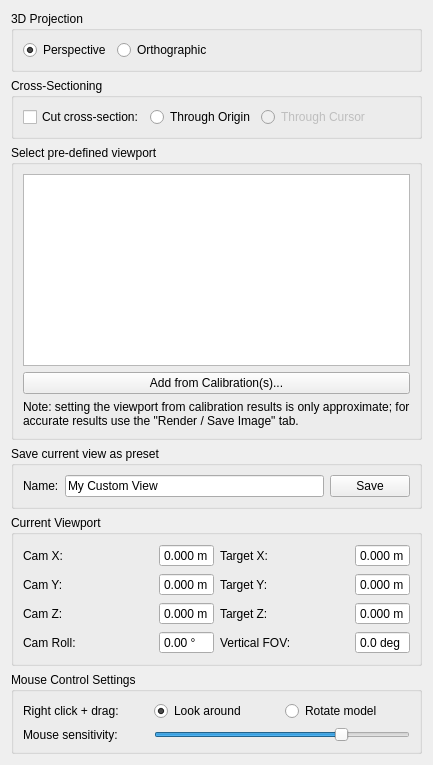
      <widget class="QWidget" name="views_tab">
       <attribute name="title">
        <string>Viewport</string>
       </attribute>
       <layout class="QVBoxLayout" name="verticalLayout_3">
        <item>
         <widget class="QGroupBox" name="groupBox_11">
          <property name="title">
           <string>3D Projection</string>
          </property>
          <layout class="QHBoxLayout" name="horizontalLayout">
           <item>
            <widget class="QRadioButton" name="proj_perspective">
             <property name="text">
              <string>Perspective</string>
             </property>
             <property name="checked">
              <bool>true</bool>
             </property>
            </widget>
           </item>
           <item>
            <widget class="QRadioButton" name="proj_orthographic">
             <property name="text">
              <string>Orthographic</string>
             </property>
            </widget>
           </item>
           <item>
            <spacer name="horizontalSpacer_7">
             <property name="orientation">
              <enum>Qt::Horizontal</enum>
             </property>
             <property name="sizeHint" stdset="0">
              <size>
               <width>40</width>
               <height>20</height>
              </size>
             </property>
            </spacer>
           </item>
          </layout>
         </widget>
        </item>
        <item>
         <widget class="QGroupBox" name="groupBox_8">
          <property name="title">
           <string>Cross-Sectioning</string>
          </property>
          <layout class="QHBoxLayout" name="horizontalLayout_5">
           <item>
            <widget class="QCheckBox" name="xsection_checkbox">
             <property name="enabled">
              <bool>true</bool>
             </property>
             <property name="text">
              <string>Cut cross-section:</string>
             </property>
            </widget>
           </item>
           <item>
            <widget class="QRadioButton" name="xsection_origin">
             <property name="text">
              <string>Through Origin</string>
             </property>
            </widget>
           </item>
           <item>
            <widget class="QRadioButton" name="xsection_cursor">
             <property name="enabled">
              <bool>false</bool>
             </property>
             <property name="text">
              <string>Through Cursor</string>
             </property>
            </widget>
           </item>
           <item>
            <spacer name="horizontalSpacer_6">
             <property name="orientation">
              <enum>Qt::Horizontal</enum>
             </property>
             <property name="sizeHint" stdset="0">
              <size>
               <width>40</width>
               <height>20</height>
              </size>
             </property>
            </spacer>
           </item>
          </layout>
         </widget>
        </item>
        <item>
         <widget class="QGroupBox" name="groupBox_6">
          <property name="title">
           <string>Select pre-defined viewport</string>
          </property>
          <layout class="QVBoxLayout" name="verticalLayout_4">
           <item>
            <widget class="QTreeWidget" name="viewlist">
             <property name="sizePolicy">
              <sizepolicy hsizetype="Minimum" vsizetype="Expanding">
               <horstretch>0</horstretch>
               <verstretch>0</verstretch>
              </sizepolicy>
             </property>
             <property name="editTriggers">
              <set>QAbstractItemView::NoEditTriggers</set>
             </property>
             <property name="showDropIndicator" stdset="0">
              <bool>false</bool>
             </property>
             <attribute name="headerVisible">
              <bool>false</bool>
             </attribute>
             <column>
              <property name="text">
               <string notr="true">1</string>
              </property>
             </column>
            </widget>
           </item>
           <item>
            <widget class="QPushButton" name="viewport_load_calib">
             <property name="text">
              <string>Add from Calibration(s)...</string>
             </property>
            </widget>
           </item>
           <item>
            <widget class="QLabel" name="label_3">
             <property name="text">
              <string>Note: setting the viewport from calibration results is only approximate; for accurate results use the &quot;Render / Save Image&quot; tab.</string>
             </property>
             <property name="wordWrap">
              <bool>true</bool>
             </property>
            </widget>
           </item>
          </layout>
         </widget>
        </item>
        <item>
         <widget class="QGroupBox" name="groupBox_2">
          <property name="title">
           <string>Save current view as preset</string>
          </property>
          <layout class="QHBoxLayout" name="horizontalLayout_3">
           <item>
            <widget class="QLabel" name="label_16">
             <property name="text">
              <string>Name:</string>
             </property>
            </widget>
           </item>
           <item>
            <widget class="QLineEdit" name="view_save_name">
             <property name="text">
              <string>My Custom View</string>
             </property>
            </widget>
           </item>
           <item>
            <widget class="QPushButton" name="save_view_button">
             <property name="text">
              <string>Save</string>
             </property>
            </widget>
           </item>
          </layout>
         </widget>
        </item>
        <item>
         <widget class="QGroupBox" name="groupBox">
          <property name="sizePolicy">
           <sizepolicy hsizetype="Minimum" vsizetype="Fixed">
            <horstretch>0</horstretch>
            <verstretch>0</verstretch>
           </sizepolicy>
          </property>
          <property name="title">
           <string>Current Viewport</string>
          </property>
          <layout class="QVBoxLayout" name="verticalLayout_6">
           <item>
            <widget class="QFrame" name="viewinfoframe">
             <property name="sizePolicy">
              <sizepolicy hsizetype="Minimum" vsizetype="Preferred">
               <horstretch>0</horstretch>
               <verstretch>0</verstretch>
              </sizepolicy>
             </property>
             <property name="frameShape">
              <enum>QFrame::NoFrame</enum>
             </property>
             <property name="frameShadow">
              <enum>QFrame::Plain</enum>
             </property>
             <layout class="QGridLayout" name="gridLayout_3">
              <property name="leftMargin">
               <number>0</number>
              </property>
              <property name="topMargin">
               <number>0</number>
              </property>
              <property name="rightMargin">
               <number>0</number>
              </property>
              <property name="bottomMargin">
               <number>0</number>
              </property>
              <item row="1" column="2">
               <widget class="QLabel" name="label_9">
                <property name="sizePolicy">
                 <sizepolicy hsizetype="Minimum" vsizetype="Preferred">
                  <horstretch>0</horstretch>
                  <verstretch>0</verstretch>
                 </sizepolicy>
                </property>
                <property name="text">
                 <string>Target Y:</string>
                </property>
               </widget>
              </item>
              <item row="2" column="2">
               <widget class="QLabel" name="label_11">
                <property name="sizePolicy">
                 <sizepolicy hsizetype="Minimum" vsizetype="Preferred">
                  <horstretch>0</horstretch>
                  <verstretch>0</verstretch>
                 </sizepolicy>
                </property>
                <property name="text">
                 <string>Target Z:</string>
                </property>
               </widget>
              </item>
              <item row="0" column="3">
               <widget class="QDoubleSpinBox" name="tarX">
                <property name="maximumSize">
                 <size>
                  <width>55</width>
                  <height>16777215</height>
                 </size>
                </property>
                <property name="buttonSymbols">
                 <enum>QAbstractSpinBox::NoButtons</enum>
                </property>
                <property name="keyboardTracking">
                 <bool>false</bool>
                </property>
                <property name="suffix">
                 <string> m</string>
                </property>
                <property name="decimals">
                 <number>3</number>
                </property>
                <property name="minimum">
                 <double>-99.900000000000006</double>
                </property>
                <property name="singleStep">
                 <double>0.001000000000000</double>
                </property>
               </widget>
              </item>
              <item row="1" column="3">
               <widget class="QDoubleSpinBox" name="tarY">
                <property name="maximumSize">
                 <size>
                  <width>55</width>
                  <height>16777215</height>
                 </size>
                </property>
                <property name="buttonSymbols">
                 <enum>QAbstractSpinBox::NoButtons</enum>
                </property>
                <property name="keyboardTracking">
                 <bool>false</bool>
                </property>
                <property name="suffix">
                 <string> m</string>
                </property>
                <property name="decimals">
                 <number>3</number>
                </property>
                <property name="minimum">
                 <double>-99.900000000000006</double>
                </property>
                <property name="singleStep">
                 <double>0.001000000000000</double>
                </property>
               </widget>
              </item>
              <item row="2" column="3">
               <widget class="QDoubleSpinBox" name="tarZ">
                <property name="maximumSize">
                 <size>
                  <width>55</width>
                  <height>16777215</height>
                 </size>
                </property>
                <property name="buttonSymbols">
                 <enum>QAbstractSpinBox::NoButtons</enum>
                </property>
                <property name="keyboardTracking">
                 <bool>false</bool>
                </property>
                <property name="suffix">
                 <string> m</string>
                </property>
                <property name="decimals">
                 <number>3</number>
                </property>
                <property name="minimum">
                 <double>-99.900000000000006</double>
                </property>
                <property name="singleStep">
                 <double>0.001000000000000</double>
                </property>
               </widget>
              </item>
              <item row="1" column="1">
               <widget class="QDoubleSpinBox" name="camY">
                <property name="maximumSize">
                 <size>
                  <width>55</width>
                  <height>16777215</height>
                 </size>
                </property>
                <property name="buttonSymbols">
                 <enum>QAbstractSpinBox::NoButtons</enum>
                </property>
                <property name="keyboardTracking">
                 <bool>false</bool>
                </property>
                <property name="suffix">
                 <string> m</string>
                </property>
                <property name="decimals">
                 <number>3</number>
                </property>
                <property name="minimum">
                 <double>-99.900000000000006</double>
                </property>
                <property name="singleStep">
                 <double>0.001000000000000</double>
                </property>
               </widget>
              </item>
              <item row="0" column="0">
               <widget class="QLabel" name="label_5">
                <property name="sizePolicy">
                 <sizepolicy hsizetype="Minimum" vsizetype="Preferred">
                  <horstretch>0</horstretch>
                  <verstretch>0</verstretch>
                 </sizepolicy>
                </property>
                <property name="text">
                 <string>Cam X:</string>
                </property>
               </widget>
              </item>
              <item row="1" column="0">
               <widget class="QLabel" name="label_7">
                <property name="sizePolicy">
                 <sizepolicy hsizetype="Minimum" vsizetype="Preferred">
                  <horstretch>0</horstretch>
                  <verstretch>0</verstretch>
                 </sizepolicy>
                </property>
                <property name="text">
                 <string>Cam Y:</string>
                </property>
               </widget>
              </item>
              <item row="2" column="0">
               <widget class="QLabel" name="label_10">
                <property name="sizePolicy">
                 <sizepolicy hsizetype="Minimum" vsizetype="Preferred">
                  <horstretch>0</horstretch>
                  <verstretch>0</verstretch>
                 </sizepolicy>
                </property>
                <property name="text">
                 <string>Cam Z:</string>
                </property>
               </widget>
              </item>
              <item row="0" column="1">
               <widget class="QDoubleSpinBox" name="camX">
                <property name="maximumSize">
                 <size>
                  <width>55</width>
                  <height>16777215</height>
                 </size>
                </property>
                <property name="buttonSymbols">
                 <enum>QAbstractSpinBox::NoButtons</enum>
                </property>
                <property name="keyboardTracking">
                 <bool>false</bool>
                </property>
                <property name="suffix">
                 <string> m</string>
                </property>
                <property name="decimals">
                 <number>3</number>
                </property>
                <property name="minimum">
                 <double>-99.900000000000006</double>
                </property>
                <property name="singleStep">
                 <double>0.001000000000000</double>
                </property>
               </widget>
              </item>
              <item row="2" column="1">
               <widget class="QDoubleSpinBox" name="camZ">
                <property name="maximumSize">
                 <size>
                  <width>55</width>
                  <height>16777215</height>
                 </size>
                </property>
                <property name="buttonSymbols">
                 <enum>QAbstractSpinBox::NoButtons</enum>
                </property>
                <property name="keyboardTracking">
                 <bool>false</bool>
                </property>
                <property name="suffix">
                 <string> m</string>
                </property>
                <property name="decimals">
                 <number>3</number>
                </property>
                <property name="minimum">
                 <double>-99.900000000000006</double>
                </property>
                <property name="singleStep">
                 <double>0.001000000000000</double>
                </property>
               </widget>
              </item>
              <item row="0" column="2">
               <widget class="QLabel" name="label_8">
                <property name="sizePolicy">
                 <sizepolicy hsizetype="Minimum" vsizetype="Preferred">
                  <horstretch>0</horstretch>
                  <verstretch>0</verstretch>
                 </sizepolicy>
                </property>
                <property name="text">
                 <string>Target X:</string>
                </property>
               </widget>
              </item>
              <item row="3" column="3">
               <widget class="QDoubleSpinBox" name="camFOV">
                <property name="maximumSize">
                 <size>
                  <width>55</width>
                  <height>16777215</height>
                 </size>
                </property>
                <property name="buttonSymbols">
                 <enum>QAbstractSpinBox::NoButtons</enum>
                </property>
                <property name="correctionMode">
                 <enum>QAbstractSpinBox::CorrectToNearestValue</enum>
                </property>
                <property name="keyboardTracking">
                 <bool>false</bool>
                </property>
                <property name="suffix">
                 <string> deg</string>
                </property>
                <property name="decimals">
                 <number>1</number>
                </property>
                <property name="maximum">
                 <double>180.000000000000000</double>
                </property>
                <property name="singleStep">
                 <double>0.100000000000000</double>
                </property>
               </widget>
              </item>
              <item row="3" column="2">
               <widget class="QLabel" name="label_12">
                <property name="sizePolicy">
                 <sizepolicy hsizetype="Minimum" vsizetype="Preferred">
                  <horstretch>0</horstretch>
                  <verstretch>0</verstretch>
                 </sizepolicy>
                </property>
                <property name="text">
                 <string>Vertical FOV:</string>
                </property>
               </widget>
              </item>
              <item row="3" column="0">
               <widget class="QLabel" name="label_24">
                <property name="text">
                 <string>Cam Roll:</string>
                </property>
               </widget>
              </item>
              <item row="3" column="1">
               <widget class="QDoubleSpinBox" name="cam_roll">
                <property name="maximumSize">
                 <size>
                  <width>55</width>
                  <height>16777215</height>
                 </size>
                </property>
                <property name="buttonSymbols">
                 <enum>QAbstractSpinBox::NoButtons</enum>
                </property>
                <property name="keyboardTracking">
                 <bool>false</bool>
                </property>
                <property name="suffix">
                 <string> °</string>
                </property>
                <property name="minimum">
                 <double>-90.000000000000000</double>
                </property>
                <property name="maximum">
                 <double>90.000000000000000</double>
                </property>
               </widget>
              </item>
             </layout>
            </widget>
           </item>
          </layout>
         </widget>
        </item>
        <item>
         <widget class="QGroupBox" name="groupBox_10">
          <property name="title">
           <string>Mouse Control Settings</string>
          </property>
          <layout class="QGridLayout" name="gridLayout_15">
           <item row="0" column="1">
            <widget class="QRadioButton" name="rmb_lookaround">
             <property name="text">
              <string>Look around</string>
             </property>
             <property name="checked">
              <bool>true</bool>
             </property>
            </widget>
           </item>
           <item row="0" column="2">
            <widget class="QRadioButton" name="rmb_rotate">
             <property name="text">
              <string>Rotate model</string>
             </property>
            </widget>
           </item>
           <item row="0" column="0">
            <widget class="QLabel" name="label_20">
             <property name="text">
              <string>Right click + drag:</string>
             </property>
            </widget>
           </item>
           <item row="1" column="0">
            <widget class="QLabel" name="label_23">
             <property name="text">
              <string>Mouse sensitivity:</string>
             </property>
            </widget>
           </item>
           <item row="1" column="1" colspan="2">
            <widget class="QSlider" name="control_sensitivity_slider">
             <property name="minimum">
              <number>1</number>
             </property>
             <property name="maximum">
              <number>100</number>
             </property>
             <property name="singleStep">
              <number>1</number>
             </property>
             <property name="value">
              <number>75</number>
             </property>
             <property name="tracking">
              <bool>false</bool>
             </property>
             <property name="orientation">
              <enum>Qt::Horizontal</enum>
             </property>
            </widget>
           </item>
          </layout>
         </widget>
        </item>
       </layout>
      </widget>
